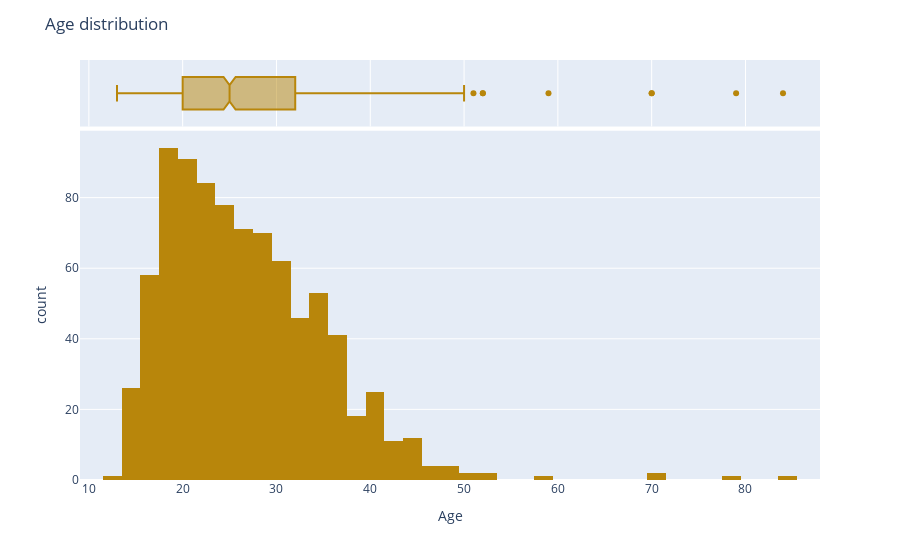

The notebook cell this image was saved under:
### Markdown cell above
# Visualization

### Code cell
age_dist = px.histogram(risk_factor_df, x="Age", marginal="box", color_discrete_sequence=["darkgoldenrod"])
age_dist.update_layout(title="Age distribution")
age_dist.show()

### Figure 1 — Plotly figure (JSON) as saved in the notebook; plotly's stock layout.template omitted (floating-point values rounded to 4 significant figures; data arrays with more than 128 entries replaced by an {"elided": "..."} marker saying what was removed)
{"data": [{"alignmentgroup": "True", "bingroup": "x", "hovertemplate": "Age=%{x}<br>count=%{y}<extra></extra>", "legendgroup": "", "marker": {"color": "darkgoldenrod", "pattern": {"shape": ""}}, "name": "", "offsetgroup": "", "orientation": "v", "showlegend": false, "type": "histogram", "x": {"elided": "858 int values"}, "xaxis": "x", "yaxis": "y"}, {"alignmentgroup": "True", "hovertemplate": "Age=%{x}<extra></extra>", "legendgroup": "", "marker": {"color": "darkgoldenrod"}, "name": "", "notched": true, "offsetgroup": "", "showlegend": false, "type": "box", "x": {"elided": "858 int values"}, "xaxis": "x2", "yaxis": "y2"}], "layout": {"autosize": true, "barmode": "relative", "legend": {"tracegroupgap": 0}, "margin": {"t": 60}, "title": {"text": "Age distribution"}, "xaxis": {"anchor": "y", "autorange": true, "domain": [0, 1], "range": [9.056, 87.94], "title": {"text": "Age"}, "type": "linear"}, "xaxis2": {"anchor": "y2", "autorange": true, "domain": [0, 1], "matches": "x", "range": [9.056, 87.94], "showgrid": true, "showticklabels": false, "type": "linear"}, "yaxis": {"anchor": "x", "autorange": true, "domain": [0, 0.8316], "range": [0, 98.95], "title": {"text": "count"}}, "yaxis2": {"anchor": "x2", "autorange": true, "domain": [0.8416, 1], "matches": "y2", "range": [-0.5, 0.5], "showgrid": false, "showline": false, "showticklabels": false, "ticks": "", "type": "category"}}}
